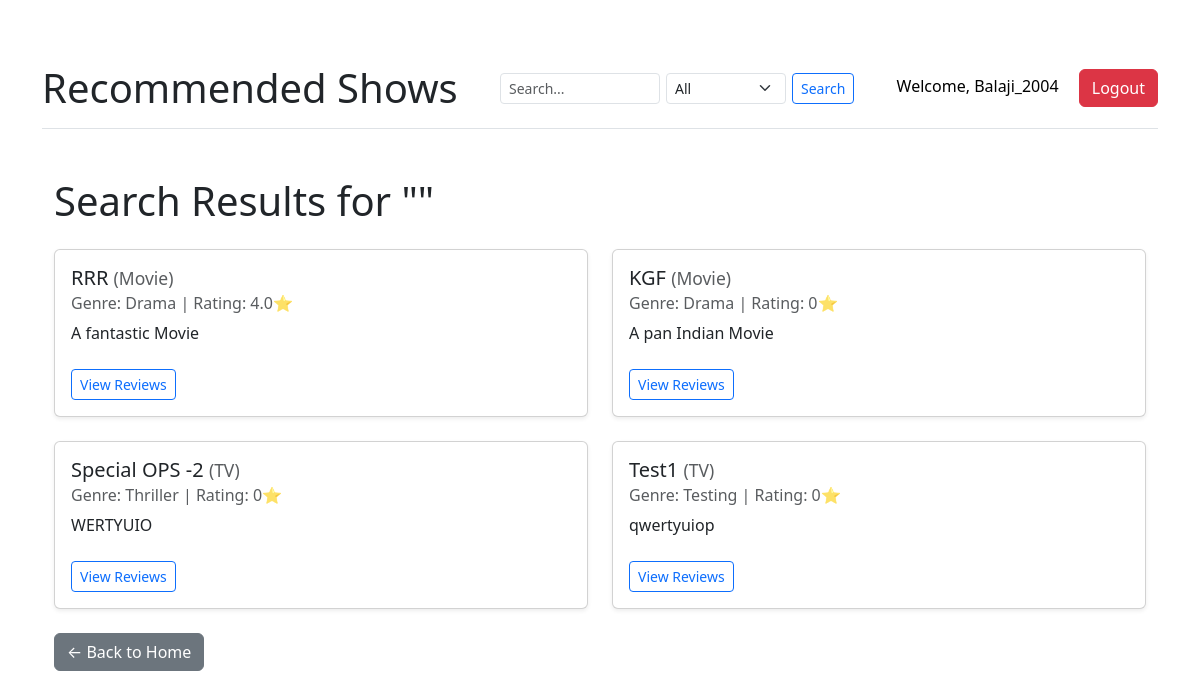
The app's page /search/ (signed in) with its own data.
### Recommendation/models.py (models this page shows, shortened)
class Show(models.Model):
    SHOW_TYPE_CHOICES = (
        ('Movie', 'Movie'),
        ('TV', 'TV Show'),
    )
    title = models.CharField(max_length=200)
    description = models.TextField()
    genre = models.CharField(max_length=100)
    show_type = models.CharField(max_length=10, choices=SHOW_TYPE_CHOICES)
    def average_rating(self):
        reviews = self.review_set.all()
        if reviews.exists():
            return round(sum(r.rating for r in reviews) / reviews.count(), 1)
        return 0

class Review(models.Model):
    user = models.ForeignKey(User, on_delete=models.CASCADE)
    show = models.ForeignKey(Show, on_delete=models.CASCADE)
    review_text = models.TextField()
    rating = models.PositiveSmallIntegerField(default=1)
    created_at = models.DateTimeField(auto_now_add=True)
    class Meta:
        unique_together = ('user', 'show')

### Recommendation/views.py (the view)
# urls.py: path('search/', views.search, name='search'),
def search(request):
    query = request.GET.get('q', '')
    category = request.GET.get('category', 'all')
    if query:
        if category == 'title':
            shows = Show.objects.filter(title__icontains=query)
        elif category == 'genre':
            shows = Show.objects.filter(genre__icontains=query)
        else:  # all
            shows = Show.objects.filter(
                Q(title__icontains=query) |
                Q(genre__icontains=query)
            )
    else:
        shows = Show.objects.all()
    return render(request, 'recommendations/search_results.html', {
        'shows': shows,
        'query': query,
        'category': category
    })

### Recommendation/templates/recommendations/search_results.html
{% extends 'recommendations/base.html' %}
{% block content %}
<div class="container mt-5">
    <h1 class="mb-4">Search Results for "<strong>{{ query }}</strong>"</h1>
    {% if shows %}
        <div class="row row-cols-1 row-cols-md-2 g-4">
            {% for show in shows %}
                <div class="col">
                    <div class="card h-100 shadow-sm">
                        <div class="card-body">
                            <h5 class="card-title">
                                {{ show.title }}
                                <small class="text-muted">({{ show.show_type }})</small>
                            </h5>
                            <h6 class="card-subtitle mb-2 text-muted">
                                Genre: {{ show.genre }} | Rating: {{ show.average_rating }}⭐
                            </h6>
                            <p class="card-text">{{ show.description|truncatewords:20 }}</p>
                            <a href="{% url 'view_reviews' show.id %}" class="btn btn-sm btn-outline-primary mt-2">View Reviews</a>
                        </div>
                    </div>
                </div>
            {% endfor %}
        </div>
    {% else %}
        <p class="text-muted">No results found for your search.</p>
    {% endif %}
    <a href="{% url 'home' %}" class="btn btn-secondary mt-4">← Back to Home</a>
</div>
{% endblock %}

### Recommendation/templates/recommendations/base.html (shortened to what this page needs)
<!DOCTYPE html>
<html>
<head>
    <link href="https://cdn.jsdelivr.net/npm/bootstrap@5.3.0/dist/css/bootstrap.min.css" rel="stylesheet">
</head>
<body class="container mt-5">
    <div class="sticky-header">
        <div class="d-flex justify-content-between align-items-center">
            <h1 class="mb-0"><a href="{% url 'home' %}" class="text-decoration-none text-dark">Recommended Shows</a></h1>
            {% if user.is_authenticated %}
            <form action="{% url 'search' %}" method="get" class="d-flex align-items-center" style="gap: 6px;">
            <input class="form-control form-control-sm" type="search" name="q" placeholder="Search..." style="width: 160px;">
            <select name="category" class="form-select form-select-sm" style="width: 120px;">
                <option value="all">All</option>
            </select>
            <button class="btn btn-outline-primary btn-sm" type="submit">Search</button>
            </form>
            {% endif %}
            <div>
                {% if user.is_authenticated %}
                    <span class="me-3" style="color: black;">Welcome, {{ user.username }}</span>
                    <a href="/logout/" class="btn btn-danger">Logout</a>
                {% else %}
                    <a href="/login/" class="btn btn-primary me-2">Login</a>
                    <a href="/signup/" class="btn btn-success">Sign Up</a>
                {% endif %}
            </div>
        </div>
    </div>
    {% block content %}
    {% endblock %}
</body>
</html>

### Recommendation/templates/recommendations/base.html (style rules this page uses)
.sticky-header { position: sticky; top: 0; z-index: 1030; background-color: white; padding: 1rem 0; border-bottom: 1px solid #dee2e6; }

### records on screen
Show: title "RRR", show_type "Movie", genre "Drama", average_rating "4.0", description "A fantastic Movie"
Show: title "KGF", show_type "Movie", genre "Drama", average_rating "0", description "A pan Indian Movie"
Show: title "Special OPS -2", show_type "TV", genre "Thriller", average_rating "0", description "WERTYUIO"
Show: title "Test1", show_type "TV", genre "Testing", average_rating "0", description "qwertyuiop"

### other values on screen
{{ user.username }} "Balaji_2004"
